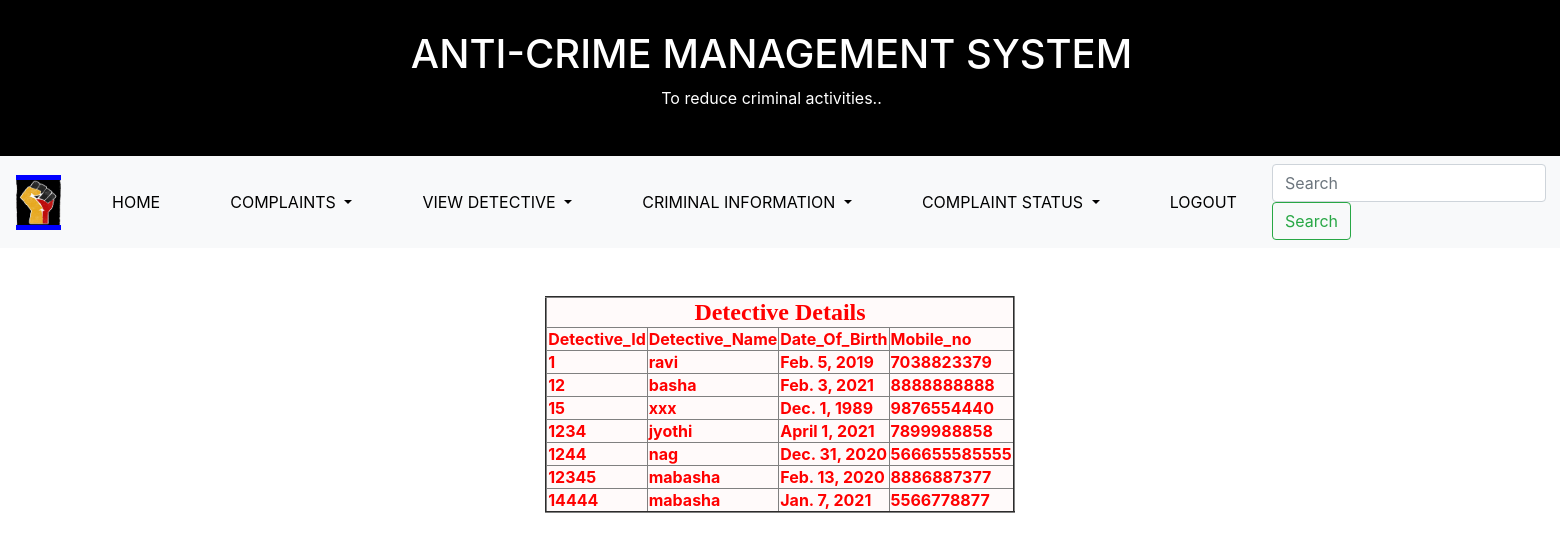
Screenshot of /viewDetec/ with the database file from the repository.
### app/models.py (models this page shows)
class Detective(models.Model):
    detective_id=models.IntegerField(primary_key=True)
    detective_name=models.CharField(max_length=30)
    date_of_birth=models.DateField()
    mobile_no=models.IntegerField()
    username=models.CharField(max_length=30)
    password=models.CharField(max_length=30)

### templates/viewDetec.html (shortened to what this page needs)
{% load staticfiles %}
<doctype html>
<html lang="en">
  <head>
    <link rel="stylesheet" href="https://stackpath.bootstrapcdn.com/bootstrap/4.3.1/css/bootstrap.min.css">
   </head>
  <body>
{% load staticfiles %}
<link rel="stylesheet" href="{% static 'css/nav.css' %}">
{% include 'manuPolice.html' %}<br>
<center>
<table align="centre" bgcolor="#fffafa" border="2">
 <tr>
        <th colspan="5"><center><font size="5" face="Arial Black">
            Detective Details</font></center>
        </th>
    <tr>
        <th>Detective_Id</th>
        <th>Detective_Name</th>
        <th>Date_Of_Birth</th>
        <th>Mobile_no</th>
        </tr>
    {%  for x in object_list %}
    <tr>
        <th>{{ x.detective_id }}</th>
        <th>{{ x.detective_name }}</th>
        <th>{{ x.date_of_birth }}</th>
        <th>{{ x.mobile_no }}</th>
        </tr>
    {% endfor %}
</table></center>
</body>
</html></doctype>

### app/static/css/nav.css (style rules this page uses)
body { background-color: rgba(225, 225, 225, 0.37); }

### templates/manuPolice.html (style rules this page uses)
body { background: url(https://images.unsplash.com/photo-1592399451862-840eeb1ce001?ixid=MXwxMjA3fDB8MHxwaG90by1wYWdlfHx8fGVufDB8fHw%3D&ixlib=rb-1.2.1&auto=format&fit=crop&w=1050&q=80); background-repeat: no-repeat; background-size: cover; color: red; }

### rows the page displays
Detective: detective_id "1", detective_name "ravi", date_of_birth "Feb. 5, 2019", mobile_no "7038823379"
Detective: detective_id "12", detective_name "basha", date_of_birth "Feb. 3, 2021", mobile_no "8888888888"
Detective: detective_id "15", detective_name "xxx", date_of_birth "Dec. 1, 1989", mobile_no "9876554440"
Detective: detective_id "1234", detective_name "jyothi", date_of_birth "April 1, 2021", mobile_no "7899988858"
Detective: detective_id "1244", detective_name "nag", date_of_birth "Dec. 31, 2020", mobile_no "566655585555"
Detective: detective_id "12345", detective_name "mabasha", date_of_birth "Feb. 13, 2020", mobile_no "8886887377"
Detective: detective_id "14444", detective_name "mabasha", date_of_birth "Jan. 7, 2021", mobile_no "5566778877"
